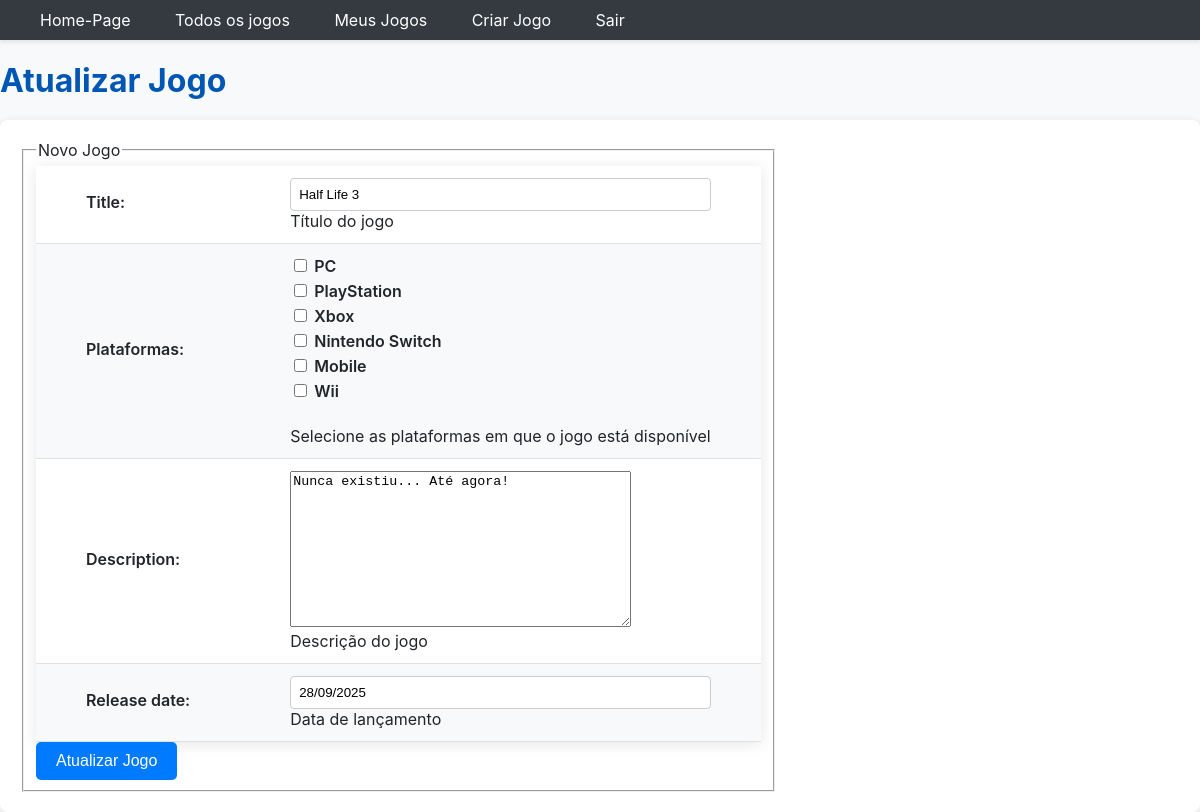
/games/atualiza_games/1/ (signed in), run on the app's committed database.
### Games/models.py (models this page shows, shortened)
class GamesModel(models.Model):
    id = models.AutoField(primary_key=True)
    title = models.CharField(max_length=100, help_text='Título do jogo')
    platforms = models.CharField(max_length=100, help_text='Plataformas suportadas')
    description = models.TextField(max_length=500, help_text='Descrição do jogo')
    release_date = models.DateField(help_text='Data de lançamento')
    developer = models.ForeignKey('auth.User', on_delete=models.CASCADE)

### Games/views.py (the view)
# urls.py: path('atualiza_games/<int:pk>/', views.GamesUpdateView.as_view(), name='atualiza-games'),
class GamesUpdateView(UpdateView, LoginRequiredMixin):
    model = GamesModel
    form_class = GamesForm
    template_name = 'Games/criaGames.html'
    success_url = reverse_lazy('Games:lista-games')
    def dispatch(self, request, *args, **kwargs):
        if not request.user.is_authenticated:
            return self.handle_no_permission()
        if not request.user.groups.filter(name='GameDev').exists():
            messages.error(request, "Você não tem permissão para atualizar jogos.")
            return HttpResponseRedirect(reverse('home-page'))
        return super().dispatch(request, *args, **kwargs)

### Reviews/templatetags/auth_extras.py (called while the page is built)
@register.filter(name='has_group')
def has_group(user, group_name):
    return user.groups.filter(name=group_name).exists()

### Games/templates/Games/criaGames.html (shortened to what this page needs)
{% load static %}
<!DOCTYPE html>
<html lang="pt-BR">
<head>
    <link rel="stylesheet" href="{% static 'Games/css/estilo.css' %}">
</head>
<body>
    <nav>
        <a href="{% url 'home-page' %}">Home-Page</a>
        {% include 'Games/links.html' %}
        {% include 'Seguranca/links.html' %}
    </nav>
    <h1>{% if object %}Atualizar Jogo{% else %}Criar um Jogo{% endif %}</h1>
    <form action="" method="POST">
        <fieldset style="width: max-content;">
            <legend>Novo Jogo</legend>
            <table class='form'>
                {{ form.as_table }}
            </table>
            <button type="submit">{%if object %}Atualizar Jogo{% else %}Criar Jogo{% endif %}</button>
        </fieldset>
    </form>
</body>
</html>

### Games/static/Games/css/estilo.css (style rules this page uses)
body { font-family: -apple-system, BlinkMacSystemFont, "Segoe UI", Roboto, "Helvetica Neue", Arial, sans-serif; margin: 0; padding: 0; background-color: #f8f9fa; color: #212529; }
h1, h2 { color: #0056b3; margin-bottom: 20px; }
nav { background-color: #343a40; padding: 10px 20px; box-shadow: 0 2px 4px rgba(0,0,0,0.1); }
nav a { color: #ffffff; text-decoration: none; padding: 8px 15px; margin: 0 5px; border-radius: 5px; transition: background-color 0.3s ease; }
table { width: 100%; border-collapse: collapse; box-shadow: 0 2px 15px rgba(0,0,0,0.1); background-color: #ffffff; }
th, td { padding: 12px 50px; text-align: left; border-bottom: 1px solid #dee2e6; }
tbody tr:nth-of-type(even) { background-color: #f8f9fa; }
th { font-weight: 600; }
form { margin-top: 20px; background: #fff; padding: 20px; border-radius: 8px; box-shadow: 0 2px 10px rgba(0,0,0,0.1); }
form label { display: block; margin-bottom: 5px; font-weight: 600; }
form input[type="text"], form input[type="number"], form select { width: 100%; padding: 8px; border: 1px solid #ccc; border-radius: 4px; box-sizing: border-box; }
form button[type="submit"] { width: auto; padding: 10px 20px; border: none; border-radius: 5px; background-color: #007bff; color: white; font-size: 16px; cursor: pointer; transition: background-color 0.3s ease; }

### data on the page
GamesModel: title "Half Life 3", platforms "☐ ☐ ☐ ☐ ☐ ☐", description "Nunca existiu... Até agora!", release_date "28/09/2025"
